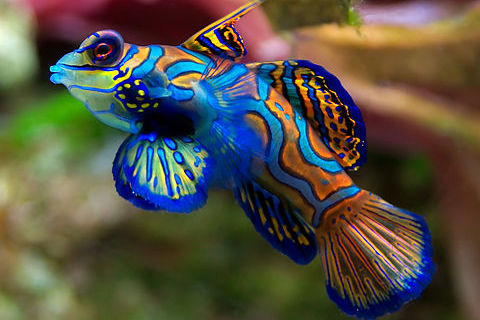
#> input picture docs/trans/fish.jpg, 480 x 320 px
$ python masking1.py
#> lines starting #> are read from the running program, lines starting #| are printed output that depends on the picture; after the words box and inside, x2 and y2 are one past the last pixel; in counts of white or black regions, pixels touching at a corner belong together
"""Masking."""
import cv2 as cv
import numpy as np

img = cv.imread('fish.jpg')
#> img is the input picture: shape (320, 480, 3); mean B, G, R 68.1, 81.2, 84.6
img = cv.resize(img, None, fx=0.5, fy=0.5, interpolation=cv.INTER_CUBIC)
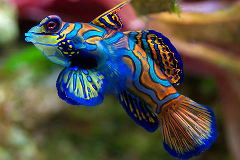
#> img: shape (160, 240, 3); mean B, G, R 68.2, 81.3, 84.7
mask = np.zeros(img.shape[:2], dtype='uint8')
cv.circle(mask, (60, 50), 50, 255, -1)
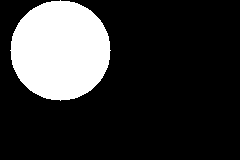
#> mask: shape (160, 240); 20.4% white; 1 white region, box (x1, y1, x2, y2) and area: (10, 0, 111, 101) 7845

masked = cv.bitwise_and(img, img, mask=mask)
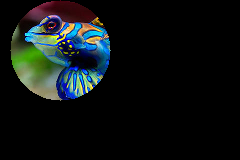
#> masked: shape (160, 240, 3); mean B, G, R 18.7, 19, 14.1
img2 = np.hstack([img, masked])
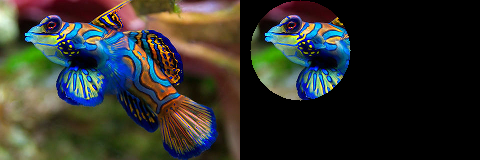
#> img2: shape (160, 480, 3); mean B, G, R 43.4, 50.1, 49.4

cv.imshow('window', img2)
cv.waitKey(0)
cv.destroyAllWindows()

$ run again, with docs/trans/affine1.png saved as docs/trans/fish.jpg
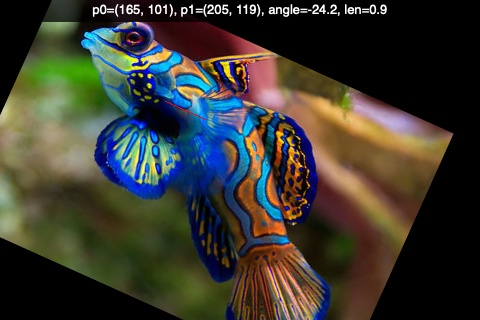
#> input picture docs/trans/affine1.png, 480 x 320 px
#> img is the input picture: shape (320, 480, 3); mean B, G, R 48.2, 57.6, 59.1
#> img: shape (160, 240, 3)
#> mask: shape (160, 240); 20.4% white; 1 white region, box (x1, y1, x2, y2) and area: (10, 0, 111, 101) 7845
#> `masked = cv.bitwise_and(img, img, mask=mask)`:
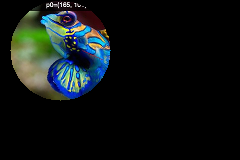
#> masked: shape (160, 240, 3); mean B, G, R 19.5, 19.9, 14.8
#> `img2 = np.hstack([img, masked])`:
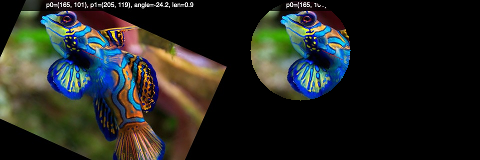
#> img2: shape (160, 480, 3); mean B, G, R 33.9, 38.8, 37
